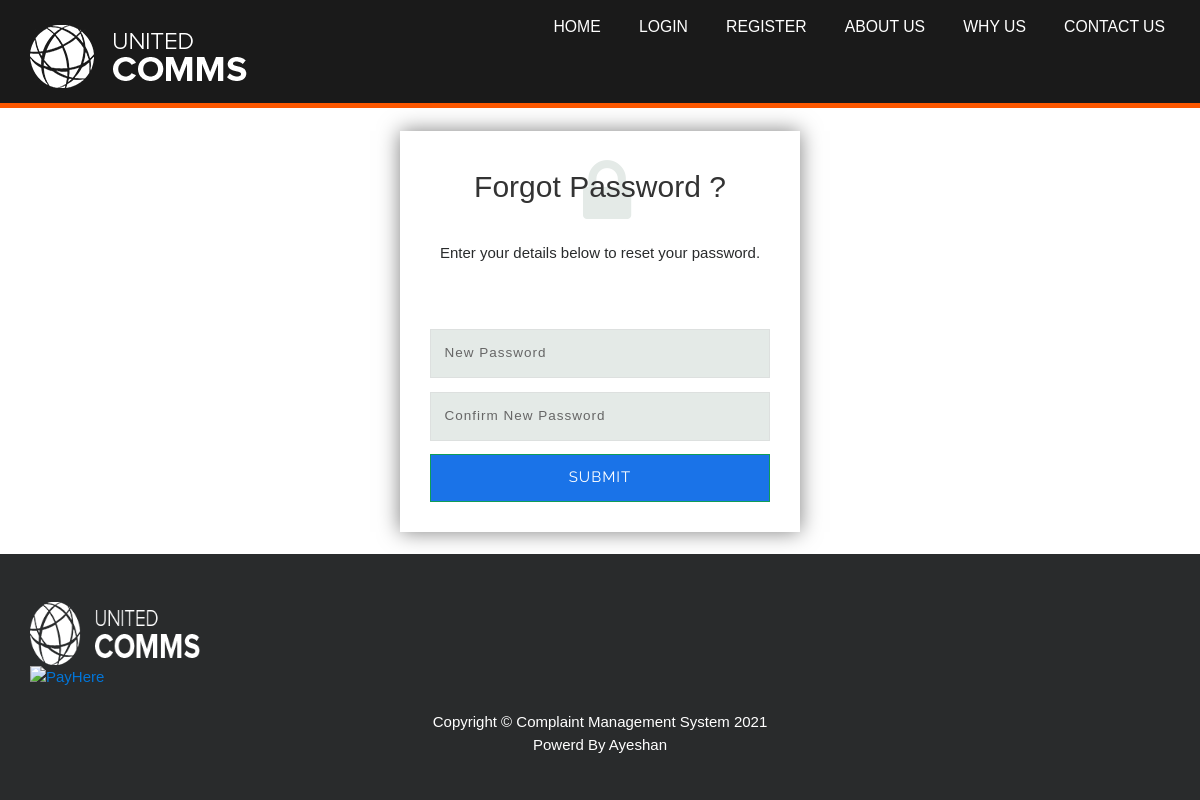
/users/resetpassword.php, run on the app's committed database.
### tables this page shows
CREATE TABLE `genaralsetting` (
  `id` int(11) NOT NULL,
  `setting_name` varchar(250) NOT NULL,
  `setting_description` varchar(999) NOT NULL
);

CREATE TABLE `footerlink` (
  `id` int(11) NOT NULL,
  `name` varchar(255) NOT NULL,
  `link` varchar(255) NOT NULL
);

### users/resetpassword.php (the view, shortened to what this page needs)
<!doctype html>
<html>
<head>
</head>
<body>
<?php
$code = $_GET['code'];
if($code == $db_code)
{
	include('new_reset_password.php');
}
else
{
	include('error_reset_password.php');
}
?>
</body>
</html>

### includes/header_resetpassword.php (shortened to what this page needs)
<div class="header">
    <div class="container">
       <div class="logo">
            <?php $query=mysqli_query($con,"select setting_description from genaralsetting where id=4");
            while($row=mysqli_fetch_array($query))
            {
            ?>
            <?php $logophoto=$row['setting_description'];
            if($logophoto==""):
            ?>
            <a href="index.php"><img src="../images/logo/logo.png" class="img-responsive" alt="" width="217" height="63" /></a>
            <?php else:?>
                <a href="../index.php"><img src="../images/logo/<?php echo htmlentities($logophoto);?>" class="img-responsive" alt="" width="217" height="63"/></a>
            <?php endif;?><?php } ?>
        </div>
        <div class="header-right">
            <div class="top-menu">
                <ul>
                    <li><a href="../index.php">Home</a></li>
                    <li><a href="index.php">Login</a></li>
                    <li><a href="registration.php">Register</a></li>
                    <li><a href="../page.php?type=aboutus">About Us</a></li>
                    <li><a href="../page.php?type=whyus">Why us</a></li>
                    <li><a href="../contact.php">Contact Us</a></li>
                </ul>
            </div>
        </div>
        <div class="clearfix"></div>
    </div>
</div>

### includes/footer.php (shortened to what this page needs)
<footer class="py-5 bg-inverse">
      <div class="container">
          <div class="ftr-grid-main">
          	<?php $query=mysqli_query($con,"select setting_description from genaralsetting where id=4");
              while($row=mysqli_fetch_array($query))
              {
              ?>
		<div class="footer-grid">
			<ul>
				<li>
	                <?php $logophoto=$row['setting_description'];
	                if($logophoto==""):
	                ?>
              				<a href="index.php"><img src="images/logo/logo.png" class="img-responsive" alt="" width="170" height="63" /></a>
              			<?php else:?>
                  			<a href="index.php"><img src="images/logo/<?php echo htmlentities($logophoto);?>" class="img-responsive" alt="" width="170" height="63"/></a>
              			<?php endif;?><?php } ?>
              		</li>
			</ul>
		</div>
    </div>
    <div class="ftr-bottom">
    	<div class="ftr-bottom-grid">
			<ul>
			   <a href="https://www.payhere.lk" target="_blank"><img src="https://www.payhere.lk/downloads/images/payhere_short_banner.png" alt="PayHere" width="250"/></a>
			</ul>
    	</div>
    	<div>
    		<br>
    		<?php
    		$query=mysqli_query($con,"SELECT setting_description FROM genaralsetting where id=3");
                   while($row=mysqli_fetch_array($query))
                   {
				$currentyear = date( 'Y', time () );
    		?>
    		<?php $query=mysqli_query($con,"SELECT * from footerlink where id=4");
            while($row=mysqli_fetch_array($query))
            {
            	$copyright = $row['name'];
            ?>
            <?php
            if(empty($copyright))
            {?>
	        <?php }
                  else {?>
    			<p class="m-0 text-center text-white">Copyright &copy; <a href="<?php echo htmlentities($row['link']);?>" style="color: white"><?php echo htmlentities($row['name']);?></a> <?php echo $currentyear;?></p>
    		<?php } ?>
    		<?php $query=mysqli_query($con,"SELECT * from footerlink where id=5");
            while($row=mysqli_fetch_array($query))
            {
            	$made = $row['name'];
            ?>
            <?php
            if(empty($made))
            {?>
	        <?php }
                  else {?>
    			<p class="m-0 text-center text-white"><a href="<?php echo htmlentities($row['link']);?>" style="color: white"><?php echo ($row['name']);?></p></a>
    		<?php } ?>
    	</div><?php } ?><?php } ?><?php } ?>
    </div>
</div>
  </footer>

### users/css/style_login.css (style rules this page uses)
ol,ul { list-style:none;margin:0px;padding:0px; }
a { text-decoration:none; }
body { background: url(../images/bg2.jpg)repeat 0px 0px; background-attachment: fixed; -webkit-background-size: cover; -moz-background-size: cover; background-size: cover; font-family: 'Raleway', sans-serif; }

### css/modern-business.css (style rules this page uses)
body { padding-top: 54px; }
@media (min-width: 992px) { body { padding-top: 56px; } }

### css/header_style.css (style rules this page uses)
body { padding:0; margin:0; font-family: sans-serif; font-size: 15px; background:#fff; }
body a { transition:0.5s all; -webkit-transition:0.5s all; -moz-transition:0.5s all; -o-transition:0.5s all; -ms-transition:0.5s all; }
p { margin:0; }
ul { margin:0; padding:0; }
.header { background:#1a1a1a; padding:1em 0; border-bottom:5px solid #fc5700; }
.logo { float:left; margin-top: 13px; }
.header-right { float:right; }
.top-menu ul li { display:inline-block; margin: 0 0.8em; }
.top-menu ul li:nth-child(6) { margin-right: 0; }
.top-menu ul li a { text-decoration: none; color: #fff; text-transform: uppercase; font-weight: 500; font-size: 1.1em; padding: 10px 5px; }
@media screen and (max-width: 1366px) { .top-menu ul li a { font-size: 1.05em; } }
@media screen and (max-width: 1366px) { .logo { margin-top: 10px; width: 19%; } }
@media screen and (max-width: 1280px) { .logo { width: 18%; } }

### data on the page
genaralsetting: setting_description (picture)
footerlink: name "Complaint Management System", currentyear "2021"
footerlink: name "Powerd By Ayeshan"
